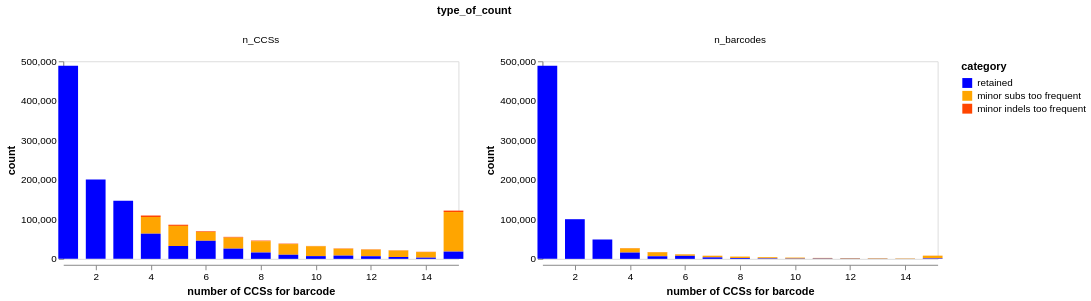

Here is the notebook cell this chart was saved with:
### Code cell
# get parameters for building consensus
consensus_params = {
    "max_sub_diffs": None,
    "max_indel_diffs": None,
    "max_minor_sub_frac": 0.2,
    "max_minor_indel_frac": 0.2,
    "min_support": 1
    }
print(
    "Building consensus sequences with following settings\n  "
    + "\n  ".join(f"{param}={val}" for param, val in consensus_params.items())
)

# build consensus sequences and plot results
max_plot_nseqs = 15  # group nseqs >= this together
plot_width = 400

consensus, dropped = alignparse.consensus.simple_mutconsensus(
    inclusion_df, 
    mutation_col="gene_mutations",
    group_cols="barcode",
    **consensus_params,
)

consensus_stats = (
    pd.concat(
        [
            consensus.rename(columns={"variant_call_support": "nseqs"})
            .drop(columns="gene_mutations")
            .assign(drop_reason="retained", dropped=False),
            dropped.assign(dropped=True),
        ]
    )
    .assign(nseqs=lambda x: x["nseqs"].clip(upper=max_plot_nseqs))
    .groupby(["drop_reason", "dropped", "nseqs"], as_index=False)
    .aggregate(
        n_barcodes=pd.NamedAgg("barcode", "count"),
        n_CCSs=pd.NamedAgg("nseqs", "sum"),
    )
    .rename(columns={"drop_reason": "category"})
    .melt(
        id_vars=["category", "dropped", "nseqs"],
        value_vars=["n_barcodes", "n_CCSs"],
        var_name="type_of_count",
        value_name="count",
    )
)

# get drop reasons in order to plot
drop_reasons = (
    consensus_stats.groupby(["category", "dropped"], as_index=False)
    .aggregate({"count": "sum"})
    .sort_values(["dropped", "count"], ascending=[True, False])["category"]
    .tolist()
)
drop_colors = ["blue", "orange", "orangered", "goldenrod", "gold", "darkorange"]
assert len(drop_reasons) <= len(drop_colors)

consensus_stats_chart = (
    alt.Chart(consensus_stats)
    .encode(
        x=alt.X(
            "nseqs",
            scale=alt.Scale(domain=(1, max_plot_nseqs)),
            title="number of CCSs for barcode",
        ),
        y=alt.Y("count", stack=True),
        color=alt.Color(
            "category",
            sort=drop_reasons,
            scale=alt.Scale(range=drop_colors),
        ),
        column=alt.Column("type_of_count"),
        tooltip=consensus_stats.columns.tolist(),
    )
    .mark_bar(size=0.75 * plot_width / max_plot_nseqs)
    .properties(width=plot_width, height=200)
    .configure_axis(grid=False)
    .resolve_scale(y="independent")
)

display(consensus_stats_chart)

### Figure 1 — Vega-Lite specification as saved in the notebook (floating-point values rounded to 4 significant figures)
{"config": {"view": {"continuousWidth": 300, "continuousHeight": 300}, "axis": {"grid": false}}, "data": {"name": "data-af258327b7008fad37665d1f54d99754"}, "mark": {"type": "bar", "size": 20.0}, "encoding": {"color": {"field": "category", "scale": {"range": ["blue", "orange", "orangered", "goldenrod", "gold", "darkorange"]}, "sort": ["retained", "minor subs too frequent", "minor indels too frequent"], "type": "nominal"}, "column": {"field": "type_of_count", "type": "nominal"}, "tooltip": [{"field": "category", "type": "nominal"}, {"field": "dropped", "type": "nominal"}, {"field": "nseqs", "type": "quantitative"}, {"field": "type_of_count", "type": "nominal"}, {"field": "count", "type": "quantitative"}], "x": {"field": "nseqs", "scale": {"domain": [1, 15]}, "title": "number of CCSs for barcode", "type": "quantitative"}, "y": {"field": "count", "stack": true, "type": "quantitative"}}, "height": 200, "resolve": {"scale": {"y": "independent"}}, "width": 400, "$schema": "https://vega.github.io/schema/vega-lite/v6.1.0.json", "datasets": {"data-af258327b7008fad37665d1f54d99754": [{"category": "minor indels too frequent", "dropped": true, "nseqs": 4, "type_of_count": "n_barcodes", "count": 933}, {"category": "minor indels too frequent", "dropped": true, "nseqs": 5, "type_of_count": "n_barcodes", "count": 601}, {"category": "minor indels too frequent", "dropped": true, "nseqs": 6, "type_of_count": "n_barcodes", "count": 281}, {"category": "minor indels too frequent", "dropped": true, "nseqs": 7, "type_of_count": "n_barcodes", "count": 277}, {"category": "minor indels too frequent", "dropped": true, "nseqs": 8, "type_of_count": "n_barcodes", "count": 179}, {"category": "minor indels too frequent", "dropped": true, "nseqs": 9, "type_of_count": "n_barcodes", "count": 120}, {"category": "minor indels too frequent", "dropped": true, "nseqs": 10, "type_of_count": "n_barcodes", "count": 82}, {"category": "minor indels too frequent", "dropped": true, "nseqs": 11, "type_of_count": "n_barcodes", "count": 80}, {"category": "minor indels too frequent", "dropped": true, "nseqs": 12, "type_of_count": "n_barcodes", "count": 73}, {"category": "minor indels too frequent", "dropped": true, "nseqs": 13, "type_of_count": "n_barcodes", "count": 56}, {"category": "minor indels too frequent", "dropped": true, "nseqs": 14, "type_of_count": "n_barcodes", "count": 44}, {"category": "minor indels too frequent", "dropped": true, "nseqs": 15, "type_of_count": "n_barcodes", "count": 244}, {"category": "minor subs too frequent", "dropped": true, "nseqs": 4, "type_of_count": "n_barcodes", "count": 10571}, {"category": "minor subs too frequent", "dropped": true, "nseqs": 5, "type_of_count": "n_barcodes", "count": 10153}, {"category": "minor subs too frequent", "dropped": true, "nseqs": 6, "type_of_count": "n_barcodes", "count": 3731}, {"category": "minor subs too frequent", "dropped": true, "nseqs": 7, "type_of_count": "n_barcodes", "count": 3988}, {"category": "minor subs too frequent", "dropped": true, "nseqs": 8, "type_of_count": "n_barcodes", "count": 3593}, {"category": "minor subs too frequent", "dropped": true, "nseqs": 9, "type_of_count": "n_barcodes", "count": 3010}, {"category": "minor subs too frequent", "dropped": true, "nseqs": 10, "type_of_count": "n_barcodes", "count": 2495}, {"category": "minor subs too frequent", "dropped": true, "nseqs": 11, "type_of_count": "n_barcodes", "count": 1578}, {"category": "minor subs too frequent", "dropped": true, "nseqs": 12, "type_of_count": "n_barcodes", "count": 1396}, {"category": "minor subs too frequent", "dropped": true, "nseqs": 13, "type_of_count": "n_barcodes", "count": 1259}, {"category": "minor subs too frequent", "dropped": true, "nseqs": 14, "type_of_count": "n_barcodes", "count": 1016}, {"category": "minor subs too frequent", "dropped": true, "nseqs": 15, "type_of_count": "n_barcodes", "count": 6674}, {"category": "retained", "dropped": false, "nseqs": 1, "type_of_count": "n_barcodes", "count": 488825}, {"category": "retained", "dropped": false, "nseqs": 2, "type_of_count": "n_barcodes", "count": 100353}, {"category": "retained", "dropped": false, "nseqs": 3, "type_of_count": "n_barcodes", "count": 48984}, {"category": "retained", "dropped": false, "nseqs": 4, "type_of_count": "n_barcodes", "count": 15915}, {"category": "retained", "dropped": false, "nseqs": 5, "type_of_count": "n_barcodes", "count": 6518}, {"category": "retained", "dropped": false, "nseqs": 6, "type_of_count": "n_barcodes", "count": 7618}, {"category": "retained", "dropped": false, "nseqs": 7, "type_of_count": "n_barcodes", "count": 3687}, {"category": "retained", "dropped": false, "nseqs": 8, "type_of_count": "n_barcodes", "count": 2009}, {"category": "retained", "dropped": false, "nseqs": 9, "type_of_count": "n_barcodes", "count": 1151}, {"category": "retained", "dropped": false, "nseqs": 10, "type_of_count": "n_barcodes", "count": 689}, {"category": "retained", "dropped": false, "nseqs": 11, "type_of_count": "n_barcodes", "count": 746}, {"category": "retained", "dropped": false, "nseqs": 12, "type_of_count": "n_barcodes", "count": 552}, {"category": "retained", "dropped": false, "nseqs": 13, "type_of_count": "n_barcodes", "count": 361}, {"category": "retained", "dropped": false, "nseqs": 14, "type_of_count": "n_barcodes", "count": 216}, {"category": "retained", "dropped": false, "nseqs": 15, "type_of_count": "n_barcodes", "count": 1223}, {"category": "minor indels too frequent", "dropped": true, "nseqs": 4, "type_of_count": "n_CCSs", "count": 3732}, {"category": "minor indels too frequent", "dropped": true, "nseqs": 5, "type_of_count": "n_CCSs", "count": 3005}, {"category": "minor indels too frequent", "dropped": true, "nseqs": 6, "type_of_count": "n_CCSs", "count": 1686}, {"category": "minor indels too frequent", "dropped": true, "nseqs": 7, "type_of_count": "n_CCSs", "count": 1939}, {"category": "minor indels too frequent", "dropped": true, "nseqs": 8, "type_of_count": "n_CCSs", "count": 1432}, {"category": "minor indels too frequent", "dropped": true, "nseqs": 9, "type_of_count": "n_CCSs", "count": 1080}, {"category": "minor indels too frequent", "dropped": true, "nseqs": 10, "type_of_count": "n_CCSs", "count": 820}, {"category": "minor indels too frequent", "dropped": true, "nseqs": 11, "type_of_count": "n_CCSs", "count": 880}, {"category": "minor indels too frequent", "dropped": true, "nseqs": 12, "type_of_count": "n_CCSs", "count": 876}, {"category": "minor indels too frequent", "dropped": true, "nseqs": 13, "type_of_count": "n_CCSs", "count": 728}, {"category": "minor indels too frequent", "dropped": true, "nseqs": 14, "type_of_count": "n_CCSs", "count": 616}, {"category": "minor indels too frequent", "dropped": true, "nseqs": 15, "type_of_count": "n_CCSs", "count": 3660}, {"category": "minor subs too frequent", "dropped": true, "nseqs": 4, "type_of_count": "n_CCSs", "count": 42284}, {"category": "minor subs too frequent", "dropped": true, "nseqs": 5, "type_of_count": "n_CCSs", "count": 50765}, {"category": "minor subs too frequent", "dropped": true, "nseqs": 6, "type_of_count": "n_CCSs", "count": 22386}, {"category": "minor subs too frequent", "dropped": true, "nseqs": 7, "type_of_count": "n_CCSs", "count": 27916}, {"category": "minor subs too frequent", "dropped": true, "nseqs": 8, "type_of_count": "n_CCSs", "count": 28744}, {"category": "minor subs too frequent", "dropped": true, "nseqs": 9, "type_of_count": "n_CCSs", "count": 27090}, {"category": "minor subs too frequent", "dropped": true, "nseqs": 10, "type_of_count": "n_CCSs", "count": 24950}, {"category": "minor subs too frequent", "dropped": true, "nseqs": 11, "type_of_count": "n_CCSs", "count": 17358}, {"category": "minor subs too frequent", "dropped": true, "nseqs": 12, "type_of_count": "n_CCSs", "count": 16752}, {"category": "minor subs too frequent", "dropped": true, "nseqs": 13, "type_of_count": "n_CCSs", "count": 16367}, {"category": "minor subs too frequent", "dropped": true, "nseqs": 14, "type_of_count": "n_CCSs", "count": 14224}, {"category": "minor subs too frequent", "dropped": true, "nseqs": 15, "type_of_count": "n_CCSs", "count": 100110}, {"category": "retained", "dropped": false, "nseqs": 1, "type_of_count": "n_CCSs", "count": 488825}, {"category": "retained", "dropped": false, "nseqs": 2, "type_of_count": "n_CCSs", "count": 200706}, {"category": "retained", "dropped": false, "nseqs": 3, "type_of_count": "n_CCSs", "count": 146952}, {"category": "retained", "dropped": false, "nseqs": 4, "type_of_count": "n_CCSs", "count": 63660}, {"category": "retained", "dropped": false, "nseqs": 5, "type_of_count": "n_CCSs", "count": 32590}, {"category": "retained", "dropped": false, "nseqs": 6, "type_of_count": "n_CCSs", "count": 45708}, {"category": "retained", "dropped": false, "nseqs": 7, "type_of_count": "n_CCSs", "count": 25809}, {"category": "retained", "dropped": false, "nseqs": 8, "type_of_count": "n_CCSs", "count": 16072}, {"category": "retained", "dropped": false, "nseqs": 9, "type_of_count": "n_CCSs", "count": 10359}, {"category": "retained", "dropped": false, "nseqs": 10, "type_of_count": "n_CCSs", "count": 6890}, {"category": "retained", "dropped": false, "nseqs": 11, "type_of_count": "n_CCSs", "count": 8206}, {"category": "retained", "dropped": false, "nseqs": 12, "type_of_count": "n_CCSs", "count": 6624}, {"category": "retained", "dropped": false, "nseqs": 13, "type_of_count": "n_CCSs", "count": 4693}, {"category": "retained", "dropped": false, "nseqs": 14, "type_of_count": "n_CCSs", "count": 3024}, {"category": "retained", "dropped": false, "nseqs": 15, "type_of_count": "n_CCSs", "count": 18345}]}}
